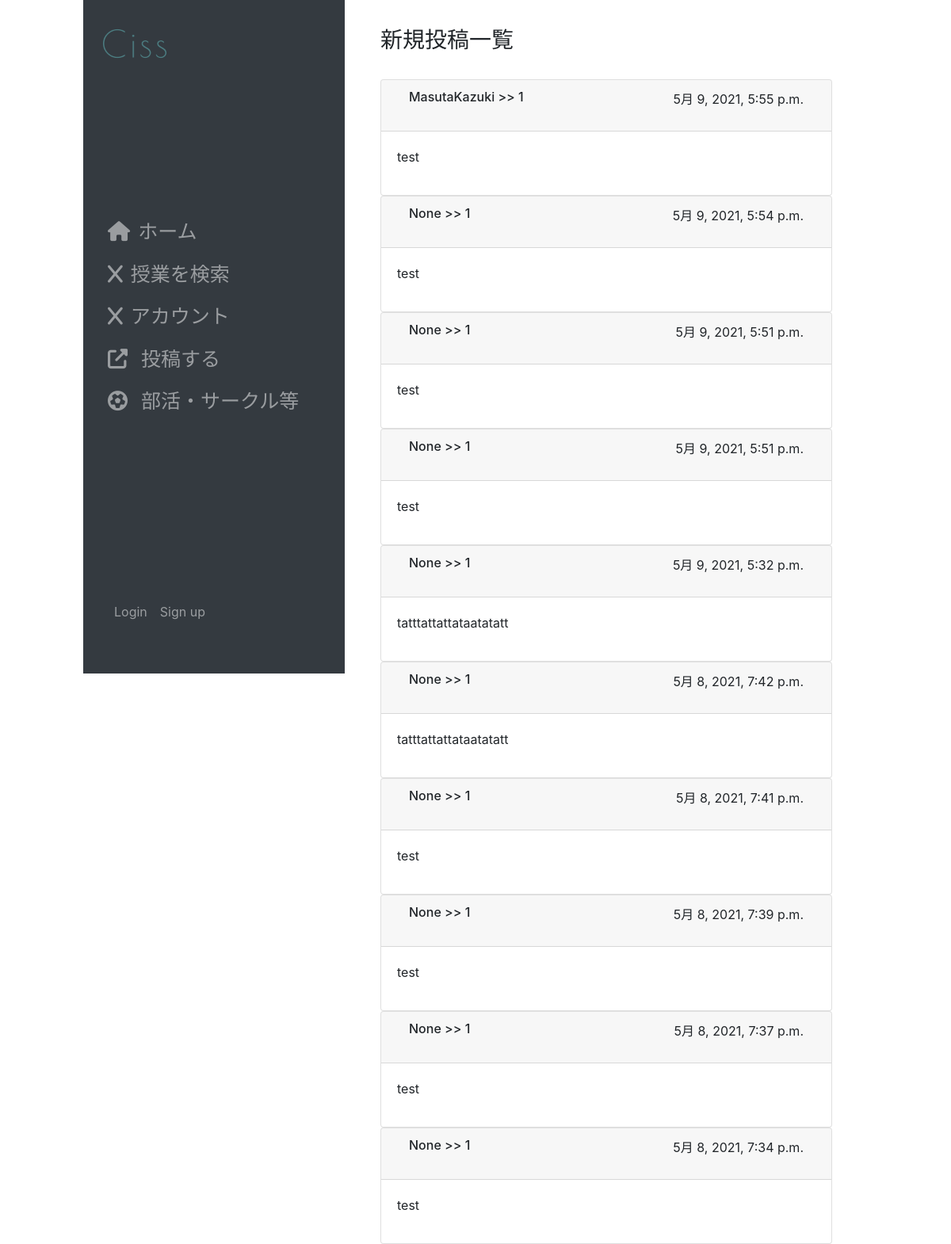
The page /cissapp/ on the database as committed earlier.
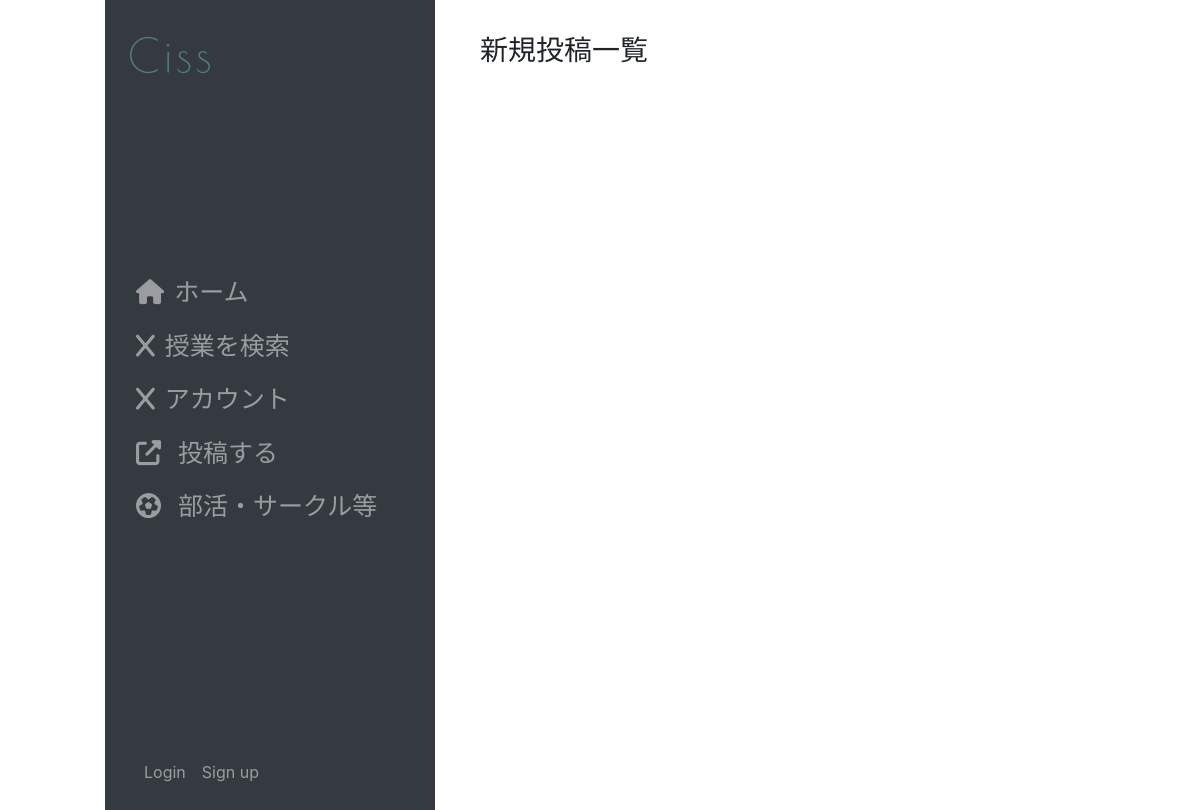
The same page on the database as committed later.
### cissapp/models.py (models this page shows, shortened)
class Topic(models.Model):
    id = models.BigAutoField(
        primary_key=True,
    )
    no = models.IntegerField(
        default=0,
    )
    data = models.ForeignKey(
        Data,
        on_delete=models.PROTECT,
    )
    title = models.CharField(
        'タイトル',
        max_length=30,
        null=True,
        blank=False,
    )
    content = models.TextField(
        verbose_name='本文',
        null=True,
        blank=False,
    )
    author = models.ForeignKey(
        User,
        on_delete=models.SET_NULL,
        null=True,
        blank=True,
    )
    time = models.DateTimeField(
        default=timezone.now
    )
    created = models.DateTimeField(
        auto_now_add=True,
    )
    pub_flg = models.BooleanField(
        default=True,
    )
    modified = models.DateTimeField(
        auto_now=True,
    )
    objects = TopicManager()
    class Meta:
        verbose_name = '投稿'
        verbose_name_plural = '投稿一覧'

class Data(models.Model):
    category = models.CharField("科目種別", blank=True, max_length=100)
    no = models.CharField("授業番号", blank=True, max_length=10)
    semester = models.CharField("学期", blank=True, max_length=5)
    day = models.CharField("曜日", blank=True, max_length=1)
    name = models.CharField("科目", blank=True, max_length=20)
    period = models.CharField("時限", blank=True, max_length=2)
    teacher = models.CharField("担当教員", blank=True, max_length=30)
    credit = models.CharField("単位", blank=True, max_length=1)
    class Meta:
        verbose_name = '授業'
        verbose_name_plural = '授業一覧'

### accounts/models.py (models this page shows, shortened)
class User(AbstractBaseUser, PermissionsMixin):
    username_validator = UnicodeUsernameValidator()
    username = models.CharField(
        _('username'),
        max_length=50,
        unique=True,
        help_text='この項目は必須です。全角文字、半角英数字、@/./+/-/_ で50文字以下にしてください。',
        validators=[username_validator],
        error_messages={
            'unique': _("A user with that username already exists."),
        },
    )
    email = models.EmailField(
        _('email address'),
        help_text='この項目は必須です。メールアドレスは公開されません。@ed.tmu.ac.jpのみ使用できます。',
        blank=False
    )
    is_staff = models.BooleanField(
        _('staff status'),
        default=False,
        help_text=_('Designates whether the user can log into this admin site.'),
    )
    is_active = models.BooleanField(
        _('active'),
        default=True,
        help_text=_(
            'Designates whether this user should be treated as active. '
            'Unselect this instead of deleting accounts.'
        ),
    )
    date_joined = models.DateTimeField(_('date joined'), default=timezone.now)
    objects = UserManager()
    EMAIL_FIELD = 'email'
    USERNAME_FIELD = 'username'
    REQUIRED_FIELDS = ['email']
    class Meta:
        verbose_name = _('user')
        verbose_name_plural = _('users')
        abstract = False

### cissapp/views.py (the view)
# urls.py: path('', IndexView.as_view(), name='index'),
class IndexView(ListView,LoginRequiredMixin):
    model = Topic
    template_name = 'cissapp/index.html'
    queryset = Topic.objects.order_by('-created')[:10]
    context_object_name = 'topic_list'

### templates/cissapp/index.html (shortened to what this page needs)
<!DOCTYPE html>
{% extends 'cissapp/layout.html' %}
{% load static %}
{% load md5url %}
{% block content %}
  <div class="col-md">
    <br>
    <h3>新規投稿一覧</h3>
    <br>
    {% for Topic in topic_list %}
      <div class="card" style="padding:0;">
        <div class="card-header">
          <div class="row" style="margin:auto;">
            <h6 class="col-7">{{ Topic.author }} >> {{ Topic.data.name}}</h6>
            <p class="col-5 text-right">{{ Topic.time}}</p>
          </div>
        </div>
        <div class="card-body">
          <p　class="card-text">{{ Topic.content }}</p>
        </div>
      </div>
    {% endfor %}
  </div>
{% endblock %}

### templates/cissapp/layout.html (shortened to what this page needs)
{% load static %}
<!DOCTYPE html>
<html>
    <head>
        <link rel="stylesheet" href="https://maxcdn.bootstrapcdn.com/bootstrap/4.0.0/css/bootstrap.min.css">
    </head>
    <body>
        <div class="row">
            <div class="col-md-4 col-12 bg-dark sidebar" >
                <div class="row">
                    <div class="navbar-header imageTag col-md-12 col-4 ">
                        <a href="{% url 'cissapp:index' %}" class="navbar-brand">
                            <img  src="/static/img/cissLogo.png" >
                        </a>
                    </div>
                    <div class="menuTag col-12 d-none d-md-block">
                        <nav class="navbar navbar-dark menuTag col-md-12 col-5">
                            <ul class="nav navbar-nav">
                                <li class="nav-item "><a class="nav-link hidden-xs" href="{% url 'cissapp:index' %}"><i class="fas fa-home"></i>ホーム</a></li>
                                <li class="nav-item "><a class="nav-link" href="{% url 'cissapp:search' %}"><i class="fas fa-search fa-x glyphicon"></i>授業を検索</a></li>
                                <li class="nav-item "><a class="nav-link" href="{% url 'accounts:profile' %}"><i class="fas fa-user-circle fa-x glyphicon"></i>アカウント</a></li>
                                <li class="nav-item " ><a class="nav-link" href="{% url 'cissapp:search' %}"><i class="fas fa-external-link-alt"></i>
                                        投稿する
                                </a>
                                </li>
                                <li class="nav-item ">
                                    <a class="nav-link" href="{% url 'club:top' %}">
                                        <i class="fas fa-futbol"></i>
                                        部活・サークル等
                                    </a>
                                </li>
                            </ul>
                        </nav>
                    </div>
                    <div class="accountTag col-md-12 col-8 d-flex align-items-end">
                        <nav class="navbar navbar-dark navbar-expand ">
                            <ul class="navbar-nav">
                                {% if user.is_authenticated %}
                                    <li class="nav-item ">
                                        <span class="navbar-text">{{ user }}</span>
                                    </li>
                                    <li class="nav-item ">
                                        <a href="{% url 'accounts:logout' %}" class="logout nav-link">Logout</a>
                                    </li>
                                {% else %}
                                    <a href="{% url 'accounts:login' %}" class="login nav-link ">Login</a>
                                    <li class="nav-item">
                                        <a href="{% url 'accounts:create' %}" class="signup nav-link "> Sign up </a>
                                    </li>
                                {% endif %}
                            </ul>
                        </nav>
                    </div>
                </div>
            </div>
            <div class="col-md-8 col-xs-12 " >
                <div class="container-fluid" >
                    {% block content %}
                    {% endblock %}
               </div>
            </div>
        </div>
    </body>
</html>

### templates/cissapp/layout.html (style rules this page uses)
a { color:rgb(95, 95, 95); }
@media screen and (min-width: 480px) { body { width:80%; margin: auto; } }
@media screen and (min-width: 480px) { img { height:100px; } }
@media screen and (min-width: 480px) { .fas { margin-right: 10px; } }
@media screen and (min-width: 480px) { .container-fluid { padding-top:10px; } }
@media screen and (min-width: 480px) { .sidebar { position: sticky; top:0px; height: 850px; margin:0, 10px; } }
@media screen and (min-width: 480px) { .imageTag { height:100px; } }
@media screen and (min-width: 480px) { .menuTag { height: 600px; text-align: inherit; font-size:25px } }
@media screen and (min-width: 480px) { .accountTag { height: 100px; } }

Rows that differ between the two databases and show on the page:
removed Topic: author "MasutaKazuki", data.name "1", time "5月 9, 2021, 5:55 p.m.", content "test"
removed Topic: author "None", data.name "1", time "5月 9, 2021, 5:54 p.m.", content "test"
removed Topic: author "None", data.name "1", time "5月 9, 2021, 5:51 p.m.", content "test"
removed Topic: author "None", data.name "1", time "5月 9, 2021, 5:51 p.m.", content "test"
removed Topic: author "None", data.name "1", time "5月 9, 2021, 5:32 p.m.", content "tatttattattataatatatt"
removed Topic: author "None", data.name "1", time "5月 8, 2021, 7:42 p.m.", content "tatttattattataatatatt"
removed Topic: author "None", data.name "1", time "5月 8, 2021, 7:41 p.m.", content "test"
removed Topic: author "None", data.name "1", time "5月 8, 2021, 7:39 p.m.", content "test"
removed Topic: author "None", data.name "1", time "5月 8, 2021, 7:37 p.m.", content "test"
removed Topic: author "None", data.name "1", time "5月 8, 2021, 7:34 p.m.", content "test"
